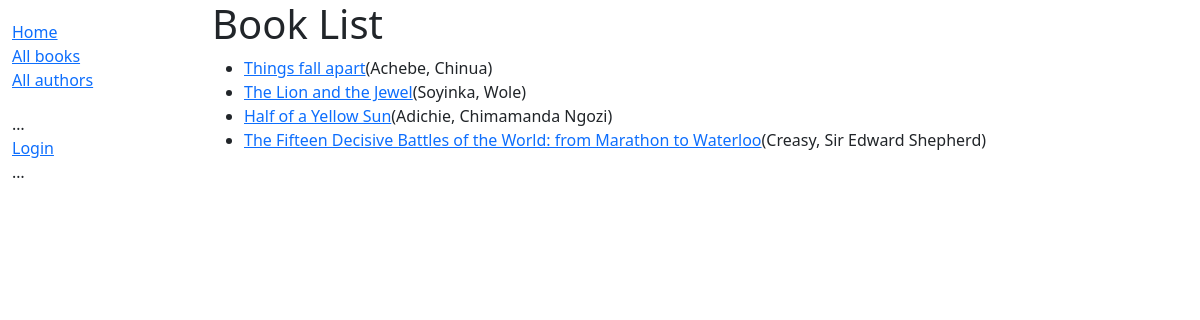
/catalog/books/, run on the app's committed database.
### catalog/models.py (models this page shows, shortened)
class Book(models.Model):  # all models must inherit from models.Model
    title = models.CharField(max_length=200)
    author = models.ForeignKey('Author', on_delete=models.RESTRICT, null=True)
    summary = models.TextField(max_length=1000, help_text="Enter a brief description of book")
    isbn = models.CharField('ISBN', max_length=13, unique=True,
                            help_text='13 Character <a href="https://www.isbn-international.org/content/what-isbn'
                                      '">ISBN number</a>')
    genre = models.ManyToManyField(Genre, help_text="Select a genre for this book")
    def __str__(self):
        return self.title
    def get_absolute_url(self):
        return reverse('book-detail', args=[str(self.id)])
    def display_genre(self):
        """Create a string for the Genre. This is required to display genre in Admin."""
        return ', '.join(genre.name for genre in self.genre.all()[:3])
    display_genre.short_description = 'Genre'

class Author(models.Model):
    first_name = models.CharField(max_length=100)
    last_name = models.CharField(max_length=100)
    date_of_birth = models.DateField(null=True, blank=True)
    date_of_death = models.DateField('Died', null=True, blank=True)
    class Meta:
        ordering = ['last_name', 'first_name']
    def __str__(self):
        return f'{self.last_name}, {self.first_name}'
    def display_genre(self):
        """Create a string for the Genre. This is required to display
        genre in Admin"""
        return ', '.join(genre.name for genre in self.genre.all()[:3])
    display_genre.short_description = 'Genre'

### catalog/views.py (the view)
# urls.py: path('books/', views.BookListView.as_view(), name='books'),
class BookListView(generic.ListView):
    model = Book
    context_object_name = 'book_list' # name of list as template variable
    queryset = Book.objects.filter(title__icontains='war')[:5]  # Get 5 books containing the title war
    def get_queryset(self):
        qs = Book.objects.all()
        print("DEBUG BOOKS:", qs)  # will print to console
        return qs
    template_name = 'books/book_list.html' # Specify your own template name/location

### catalog/templates/catalog/book_list.html
{% extends "base_generic.html" %}
{% block content %}
    <h1>Book List</h1>
    {% if book_list %}
        <ul>
            {% for book in book_list %}
            <li>
                <a href="{{ book.get_absolute_url }}">{{ book.title }}</a>({{book.author}})
            </li>
            {% endfor %}
        </ul>
    {% else %}
    <p>There are no books in the library.</p>
    {% endif %}
{% endblock %}

### data on the page
Book: title "Things fall apart", author "Achebe, Chinua"
Book: title "The Lion and the Jewel", author "Soyinka, Wole"
Book: title "Half of a Yellow Sun", author "Adichie, Chimamanda Ngozi"
Book: title "The Fifteen Decisive Battles of the World: from Marathon to Waterloo", author "Creasy, Sir Edward Shepherd"
